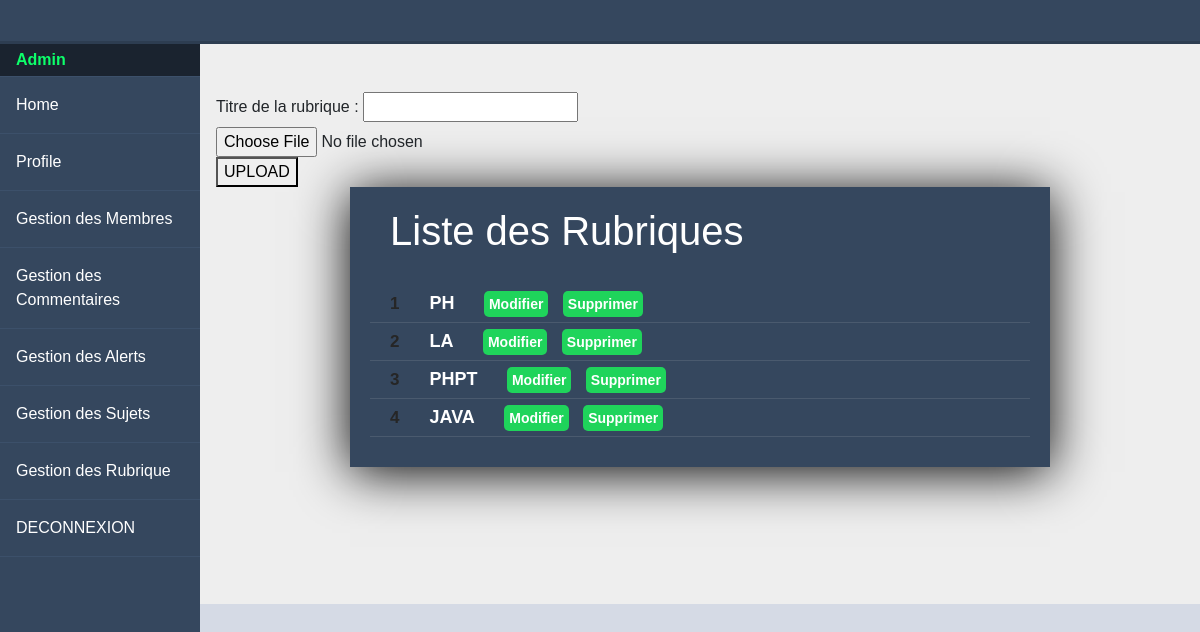
The app's page /index.php?action=listRubric (signed in) with its own data.
### tables this page shows
CREATE TABLE IF NOT EXISTS `rubrics` (
  `id_rubric` int(11) NOT NULL AUTO_INCREMENT,
  `title_rubric` varchar(255) NOT NULL,
  `image` text NOT NULL,
  PRIMARY KEY (`id_rubric`)
);

### App/controller/controllerFront.php (called while the page is built, shortened)
<?php
class ControllerFront{
function goListRubric()
{
    $postManager = new PostManager();
    $varListRubric = $postManager->modelListRubric();
    require('App/view/rubrics/listRubric.php');
}
}

### App/model/PostManager.php (called while the page is built, shortened)
<?php
class PostManager extends Manager
{
	public function modelListRubric()
	{
		$db = $this->dbConnect();
		$req = $db->query('SELECT * FROM rubrics ORDER BY id_rubric DESC');
		return $req;
	}
}

### App/view/rubrics/listRubric.php (the view, shortened to what this page needs)
<div class="main-content">
	<div class="backcontainerlist">
	<div class="container_form_rubric">
	<form action="index.php?action=createRubric" method="POST" enctype="multipart/form-data">
	<label for="nameRubric" class="labelrubric">Titre de la rubrique :</label>
		<input type="text" name="nameRubric" id="nameRubric">
		<div><input type="file" name="file"></div>
		<div><button type="submit" name="submit">UPLOAD</button></div>
	</form>
		<div class="containerList">
			<h1>Liste des Rubriques</h1>
			<ul>
				<?php
				$i = 1;
				while ($data = $varListRubric->fetch()) : ?>
					<li class=""><span class="number"><?= $i++; ?></span><span class="list"><?= $data['title_rubric']; ?></span>
						<span class=" buttonList"><a href="index.php?action=goUpdateRubric&id=<?=$data['id_rubric']; ?>">Modifier</a></span>
						<span class=" buttonList"><a href="index.php?action=goDeleteRubric&id=<?=$data['id_rubric']; ?>">Supprimer</a></span>
					</li>
				<?php endwhile; ?>
			</ul>
		</div>
	</div>
</div>
<?php require('App/view/templates/templateHome.php'); ?>

### App/public/css/style.css (style rules this page uses)
* { box-sizing: border-box; }
body { margin: 0; padding: 0; font-family: "Source Sans Pro", sans-serif; background-color: #d5dae5; -webkit-font-smoothing: antialiased; -moz-osx-font-smoothing: grayscale; }
.nav-trigger span, .nav-trigger span:before, span:after { width: 20px; height: 2px; background-color: #35475e; position: absolute; }
.main-content { padding: 40px; margin-top: 0; padding: 0; padding-top: 44px; height: 100%; overflow-y: scroll; }
@media screen and (min-width: 600px) { .nav-trigger span, .nav-trigger span:before, span:after { background-color: #fff; } }
@media screen and (min-width: 600px) { .main-content { margin-left: 70px; } }
@media screen and (min-width: 800px) { .main-content { margin-left: 200px; } }
::placeholder { color: black; }
.backcontainerlist { background-color: #eee; width: 100%; min-height: 500px; height: 70vh; }
.containerList { padding: 20px; box-shadow: 0 5px 50px rgba(0, 0, 0, 1); background-color: #35475e; width: 700px; overflow-x: hidden; margin: auto; }
.containerList h1 { margin: 0 0 30px 0; padding: 0 0 0 20px; color: #fff; }
.containerList ul { margin: 10px 0; padding: 0; }
.containerList ul li { text-align: left; position: relative; list-style-type: none; padding: 5px 10px; color: #fff; border-bottom: 1px solid rgba(255, 255, 255, 0.1); overflow: hidden; transform: scale(1); transition: 0.5 all ease-in; font-weight: bold; }
.containerList .number { padding: 10px; text-align: center; color: #262626; font-size: 17px; font-weight: bold; }
.containerList .list { padding: 0 20px; font-size: 18px; text-transform: uppercase; }
.buttonList a { text-decoration: none; color: #fff; background-color: #1fd45b; padding: 5px; font-size: 14px; margin: 0 5px; border-radius: 5px; }
.container_form_rubric { padding: 3rem 1rem; height: 200px; }
.container_form_rubric input::placeholder { color: #eee; }

### records on screen
rubrics: title_rubric "PH"
rubrics: title_rubric "LA"
rubrics: title_rubric "PHPT"
rubrics: title_rubric "JAVA"

### other values on screen
$_SESSION['membre'] "Admin"
